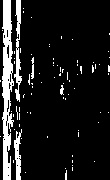
#> input picture TrackingScripts/Lorry/test.jpg, 110 x 180 px
$ python contour.py
#> lines starting #> are read from the running program, lines starting #| are printed output that depends on the picture; after the words box and inside, x2 and y2 are one past the last pixel; in counts of white or black regions, pixels touching at a corner belong together
import numpy as np
import cv2 as cv
im = cv.imread('test.jpg')
#> im is the input picture: shape (180, 110, 3); min 0, max 255, mean 29.1


imgray = cv.cvtColor(im, cv.COLOR_BGR2GRAY)
ret, thresh = cv.threshold(imgray, 127, 255, 0)
#> thresh: shape (180, 110); 11.4% white; 80 white regions (75 under 20 px)
contours, hierarchy = cv.findContours(thresh, cv.RETR_TREE, cv.CHAIN_APPROX_SIMPLE)
#> contours = 107 contours, 101 with area under 20; largest, box (x1, y1, x2, y2) and area: (2, 0, 14, 180) 1218, (14, 0, 22, 102) 257, (14, 129, 22, 180) 168, (6, 44, 10, 59) 33, (6, 99, 10, 113) 25, (31, 57, 34, 79) 22

for row in thresh:
	for i in range(len(row)):
		row[i] = 255

for cnt in contours:
	if cv.contourArea(cnt) > 6:
		#print(cv.contourArea(cnt))
		rect = cv.minAreaRect(cnt)
		if (rect[1][0] > 20 or rect[1][1] <20) and (not(rect[0][0] < 30 or rect[0][1] >160 or rect[0][1]< 20)):
			cv.drawContours(thresh, [cnt], 0, (183,23,100), -1)
			print("size", rect[1], rect[0], rect[0][0]>30)
		#print("size", rect[1][1], rect[1][0], rect[0])
		box = cv.boxPoints(rect)
		box = np.int0(box)
#> this loop made 107 passes
#> (rect, box) on passes 2, 15, 41, 71, 85, 89, 95, 97: (((65.5, 174.5), (9, 1), -90), [[66, 179], [65, 179], [65, 170], [66, 170]]), (((17.12, 154), (50.1, 6.83), -88.78), [[19, 179], [13, 178], [14, 128], [21, 129]]), (((61.5, 89.5), (9, 3), -90), [[63, 94], [60, 94], [60, 85], [63, 85]]), (((32, 67.5), (21, 2), -90), [[33, 78], [31, 78], [31, 57], [33, 57]]), (((17.5, 50.5), (101, 7), -90), [[21, 101], [14, 101], [14, 0], [21, 0]]), (((7.5, 89.5), (179, 11), -90), [[13, 179], [2, 179], [2, 0], [13, 0]]), (((6, 123), (6, 2), -90), [[7, 126], [5, 126], [5, 120], [7, 120]]), (((7, 117.5), (7, 2), -90), [[8, 121], [6, 121], [6, 114], [8, 114]])
#> cnt on passes 1, 3, 4, 5, 6, 7: [[25, 172]], [[65, 168]], [[72, 167], [72, 170]], [[72, 165]], [[94, 161]], [[72, 160], [72, 162]]
#| size (9.0, 3.0) (61.5, 89.5) True
#| size (21.0, 2.0) (32.0, 67.5) True
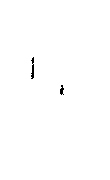
#> thresh: shape (180, 110); values 183 (black) and 255 (white), 99.6% white; black in thin lines or dots, all inside (x1, y1, x2, y2) = (31, 57, 64, 95)
		# [6 lines of commented-out code are left out]

cv.imshow('thresh', thresh)
cv.waitKey(0)
